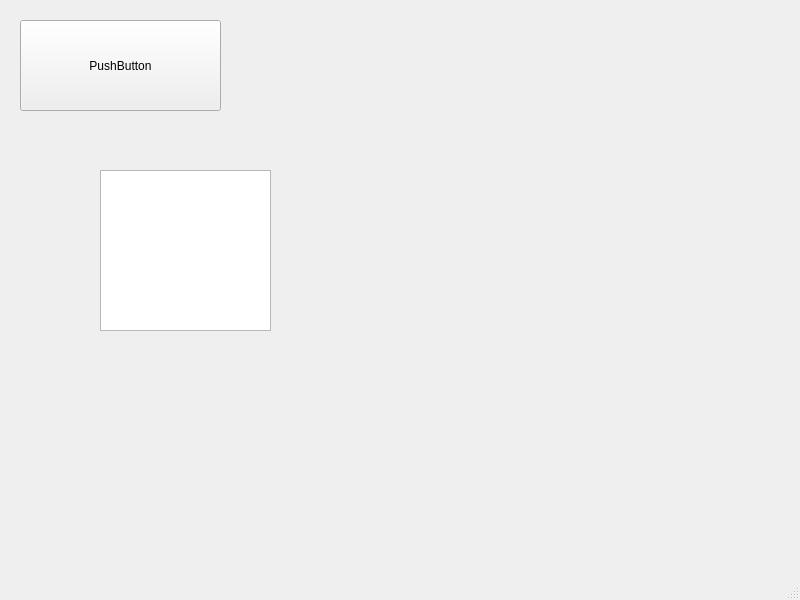
<?xml version="1.0" encoding="UTF-8"?>
<ui version="4.0">
 <class>MainWindow</class>
 <widget class="QMainWindow" name="MainWindow">
  <property name="geometry">
   <rect>
    <x>0</x>
    <y>0</y>
    <width>800</width>
    <height>600</height>
   </rect>
  </property>
  <property name="windowTitle">
   <string>MainWindow</string>
  </property>
  <widget class="QWidget" name="centralwidget">
   <widget class="QPushButton" name="my_button">
    <property name="geometry">
     <rect>
      <x>20</x>
      <y>20</y>
      <width>201</width>
      <height>91</height>
     </rect>
    </property>
    <property name="text">
     <string>PushButton</string>
    </property>
   </widget>
   <widget class="QPlainTextEdit" name="plainTextEdit">
    <property name="geometry">
     <rect>
      <x>100</x>
      <y>170</y>
      <width>171</width>
      <height>161</height>
     </rect>
    </property>
    <property name="lineWrapMode">
     <enum>QPlainTextEdit::WidgetWidth</enum>
    </property>
   </widget>
  </widget>
  <widget class="QMenuBar" name="menubar">
   <property name="geometry">
    <rect>
     <x>0</x>
     <y>0</y>
     <width>800</width>
     <height>20</height>
    </rect>
   </property>
  </widget>
  <widget class="QStatusBar" name="statusbar"/>
 </widget>
 <resources/>
 <connections/>
</ui>
